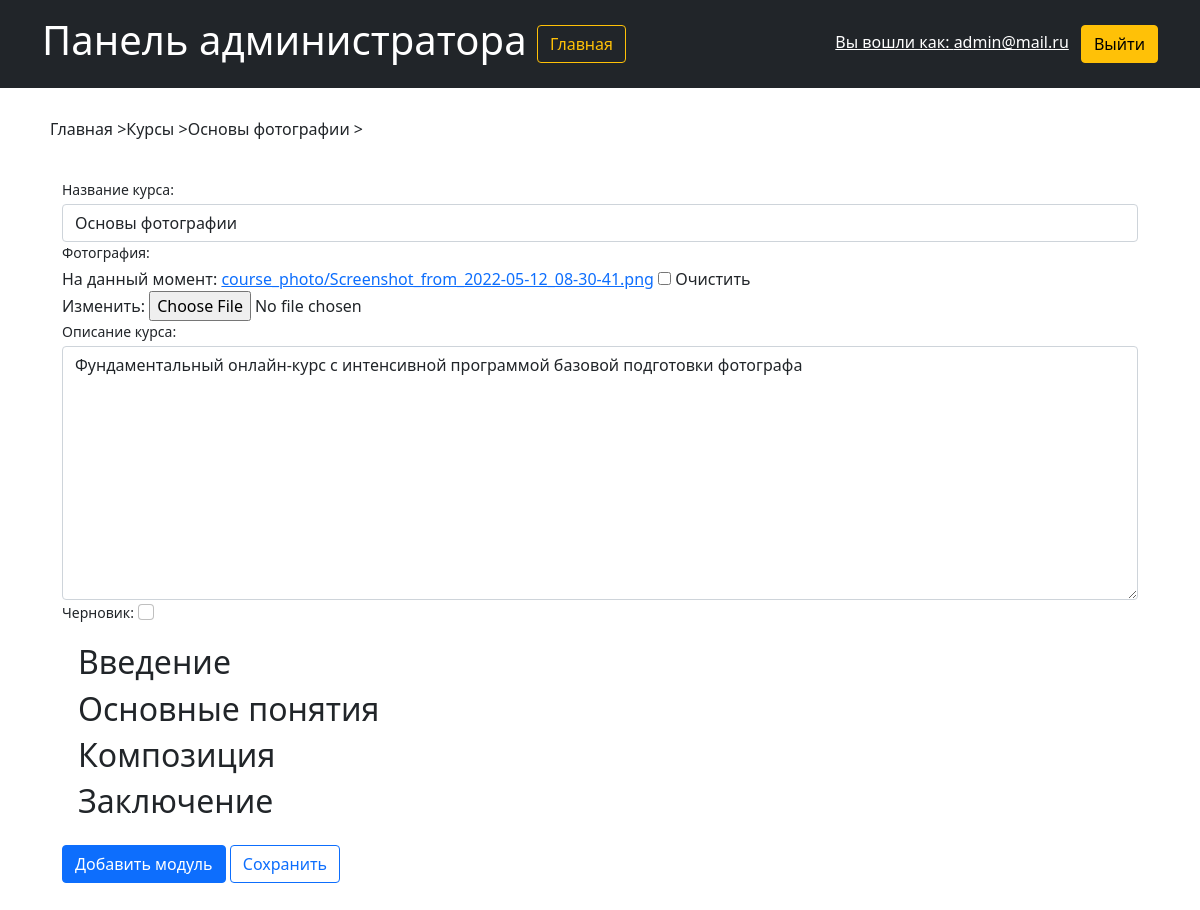
The app's page /custom_admin/course/1 (signed in) with its own data.
### users/models.py (models this page shows, shortened)
class User(AbstractUser):
    username = models.CharField(max_length=150, verbose_name='Логин')
    email = models.EmailField(unique=True, blank=True, verbose_name='Электронный адрес')
    patronymic = models.CharField("Отчество", max_length=150)
    first_name = models.CharField("Имя", max_length=150)
    last_name = models.CharField("Фамилия", max_length=150)
    REQUIRED_FIELDS = []
    USERNAME_FIELD = 'email'
    objects = NoUsernameUserManager()

### content/models.py (models this page shows, shortened)
class Course(models.Model):
    name = models.CharField(max_length=100, verbose_name='Наименование')
    photo = models.ImageField(upload_to="course_photo", blank=True)
    description = models.TextField(max_length=1000, blank=True, verbose_name='Описание')
    owner = models.ForeignKey(User, on_delete=models.CASCADE)
    is_draft = models.BooleanField(default=False, blank=True, verbose_name='Отметить как черновик')
    tab_index = models.IntegerField(default=0)

class Module(models.Model):
    name = models.CharField(max_length=100, verbose_name='Наименование')
    description = models.TextField(max_length=1000, blank=True, verbose_name='Описание')
    course_id = models.ForeignKey(Course, on_delete=models.CASCADE)
    is_draft = models.BooleanField(default=False, verbose_name='Отметить как черновик')
    tab_index = models.IntegerField(default=0)

### custom_admin/views.py (the view)
def details_course(request, course_id):
    course = get_object_or_404(Course, pk=course_id)
    if request.method == 'GET':
        modules = Module.objects.filter(course_id=course_id)
        form = FormCourse(instance=course)
        return render(request, 'custom_admin/details_course.html', {'course': course, 'form': form, 'modules': modules})
    else:
        new_course = FormCourse(instance=course, data=request.POST, files=request.FILES)
        new_course = new_course.save(commit=False)
        new_course.owner = request.user
        new_course.save()
        return redirect(reverse('custom_admin:all_courses'))

### custom_admin/forms.py
class FormCourse(ModelForm):
    name = forms.CharField(widget=forms.TextInput(attrs={"class": "form-control"}, ))
    description = forms.CharField(widget=forms.Textarea(attrs={"class": "form-control"}, ), required=False)
    photo = forms.ImageField(required=False)
    is_draft = forms.BooleanField(widget=forms.CheckboxInput(attrs={"class": "form-check-input"}, ), required=False)
    class Meta:
        model = Course
        fields = ['name', 'description', 'photo', 'is_draft']

### custom_admin/templates/custom_admin/details_course.html (shortened to what this page needs)
{% extends 'custom_admin/base_admin.html' %}
{% block content %}
<div class="row p-3">
    <ul class="nav col-12 col-lg-auto me-lg-auto mb-2 justify-content-center mb-md-0">
    <li><a href="{% url 'custom_admin:general_page' %}" class="text-decoration-none text-reset"><h6>Главная > </h6></a></li>
    <li><a href="{% url 'custom_admin:all_courses' %}" class="text-decoration-none text-reset"><h6>Курсы > </h6></a></li>
            <li><a href="{% url 'custom_admin:details_course' course.id %}" class="text-decoration-none text-reset"><h6>{{ course.name }} > </h6></a></li>
    </ul>
</div>
<div class="p-3">
<form method="post" enctype="multipart/form-data" novalidate >
    <label class="small mb-1" for="{{ form.name.id_for_label }}">Название курса:</label>
    {{ form.name }}
    <label class="small mb-1" for="{{ form.photo.id_for_label }}">Фотография:</label>
    <br>
    {{ form.photo }}
    <br>
    <label class="small mb-1" for="{{ form.description.id_for_label }}">Описание курса:</label>
    {{ form.description }}
    <label class="small mb-1" for="{{ form.is_draft.id_for_label }}">Черновик:</label>
    {{ form.is_draft }}
    <div class="p-3">
    {% for module in modules %}
        <a href="{% url 'custom_admin:details_module' course.id module.id %}" class="text-decoration-none text-reset"><h2>{{ module.name }}</h2></a>
    {% endfor %}
    </div>
    <a href="{% url 'custom_admin:add_module' course.id %}" class="btn btn-primary">Добавить модуль</a>
    <input type="submit" value="Сохранить" class="btn btn-outline-primary">
</form>
</div>
{% endblock %}

### custom_admin/templates/custom_admin/base_admin.html (shortened to what this page needs)
<head>
    {% load static %}
    <link href="/static/bootstrap/css/bootstrap.css" rel="stylesheet">
</head>
<body>
<header class="p-3 bg-dark text-white">
    <div class="container">
      <div class="d-flex flex-wrap align-items-center justify-content-center justify-content-lg-start position-relative">
          <div>
              <h1>Панель администратора <a href="{% url 'home' %}" class="btn btn-outline-warning">Главная</a></h1>
          </div>
        {% if user.is_authenticated %}
          <div class="text-end d-flex flex-wrap align-items-center justify-content-center justify-content-lg-start form position-absolute top-50 end-0 translate-middle-y">
            <form action="{% url 'users:logoutuser' %}" method="POST" style="margin: 0;">
                <a href="{% url 'user_profile' %}" class="link px-2 text-white">Вы вошли как: {{ user.email }}</a>
                <button type="submit" class="btn btn-warning">Выйти</button>
            </form>
          </div>
        {% else %}
            <div class="text-end">
                <a href="{% url 'users:loginuser' %}"> <button type="button" class="btn btn-outline-light me-2">Войти</button> </a>
                <a href="{% url 'users:signupuser' %}" class="btn btn-warning"> Зарегистрироваться</a>
            </div>
        {% endif %}
      </div>
    </div>
  </header>
<div class="p-3 container">{% block content %}{% endblock %}</div>
</body>

### custom_admin/templates/custom_admin/base_admin.html (style rules this page uses)
a { text-decoration: none; }

### records on screen
User: email "admin@mail.ru"
Course: name "Основы фотографии", description "Фундаментальный онлайн-курс с интенсивной программой базовой подготовки фотографа"
Module: name "Введение"
Module: name "Основные понятия"
Module: name "Композиция"
Module: name "Заключение"
